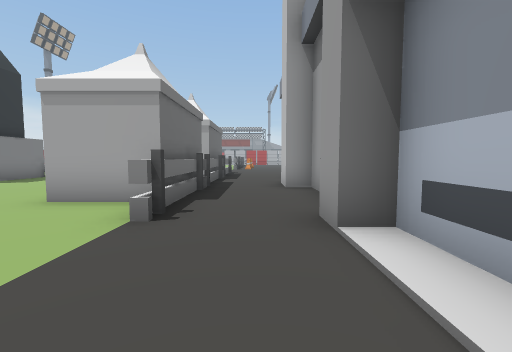
[1] (above)

24 first-person views from a walk through a Unity game level. The camera is 1.5 m above the floor, tilts 4° down and sees 90° across. The floor is counted in squares, 2 m on a side. Each view is taken from the middle of a square. On the plan, view 1 faces up. The plan holds only what a view shows up to about 9 squares ahead; the rest is blank. The place goes on beyond the plan.

[2]
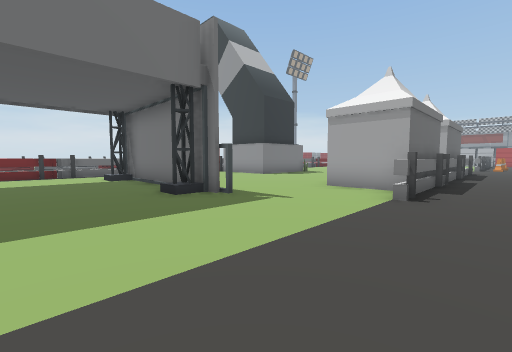

[3]
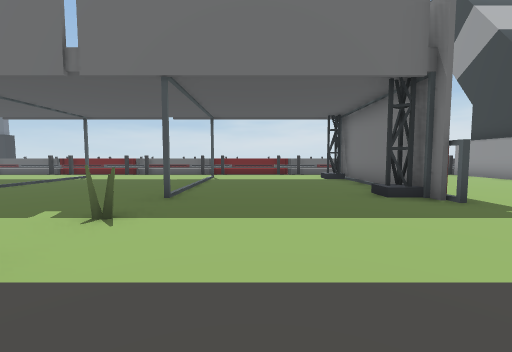

[4]
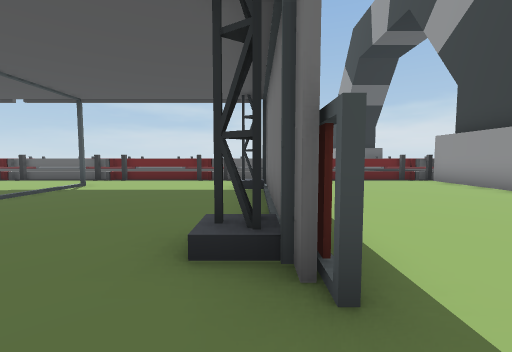

[5]
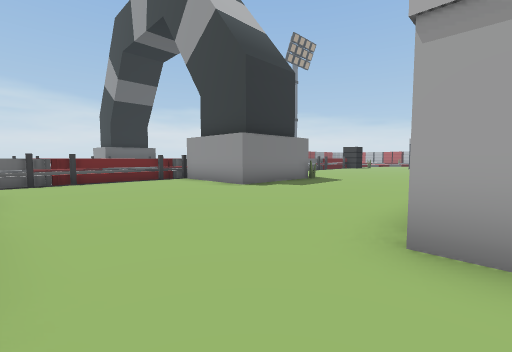

[6]
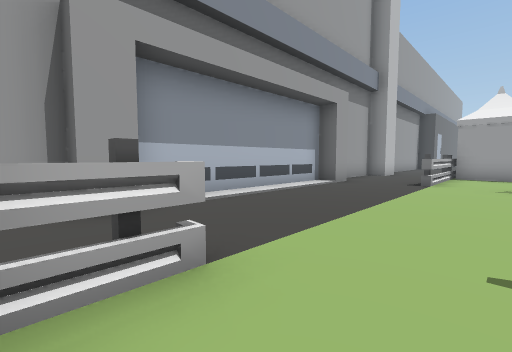

[7]
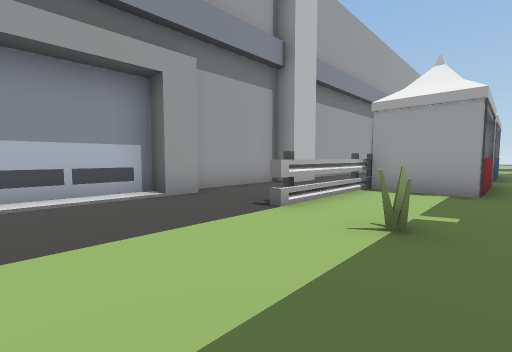

[8]
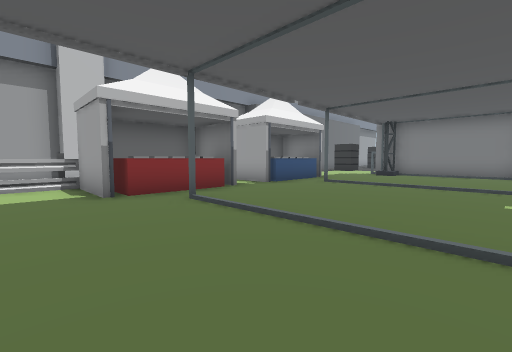

[9]
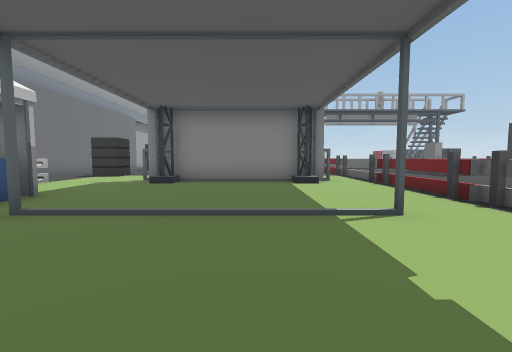

[10]
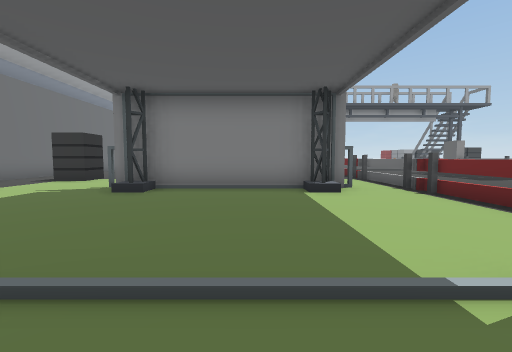

[11]
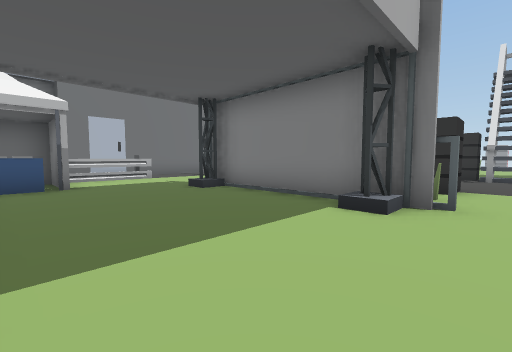

[12]
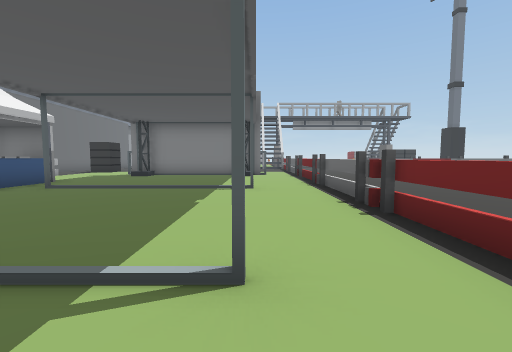

[13]
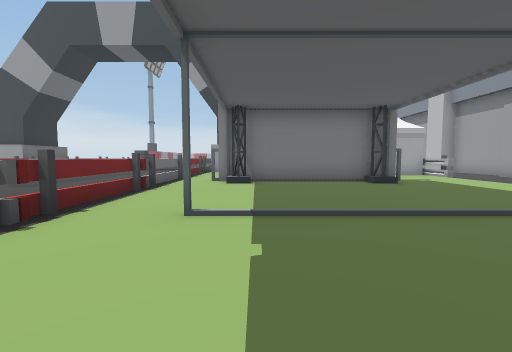

[14]
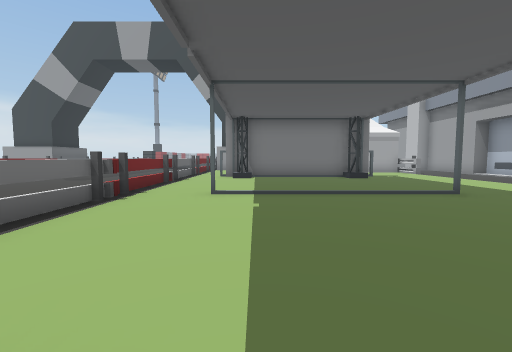

[15]
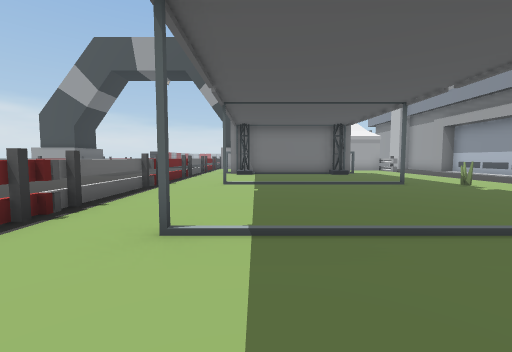

[16]
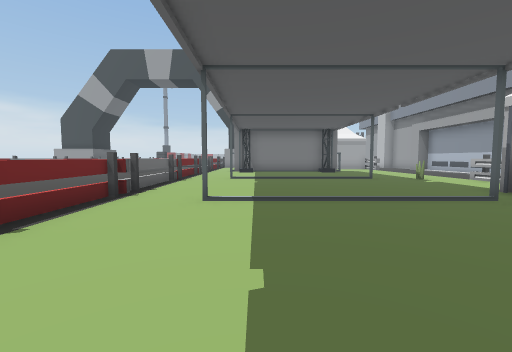

[17]
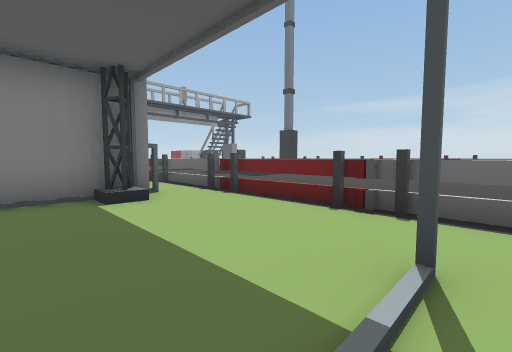

[18]
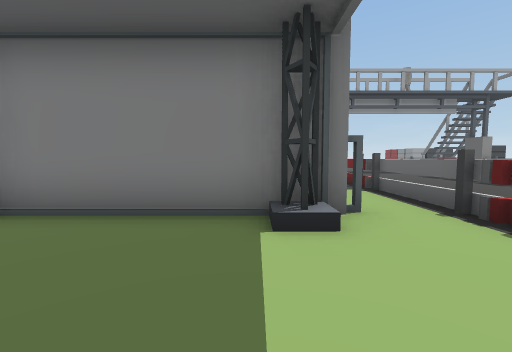

[19]
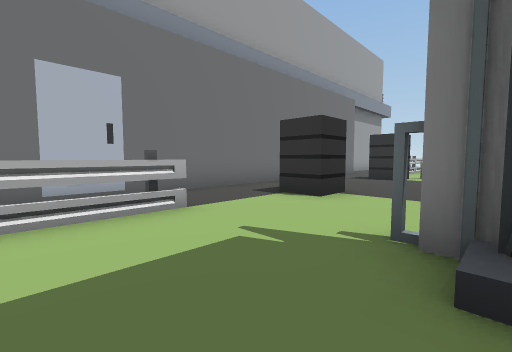

[20]
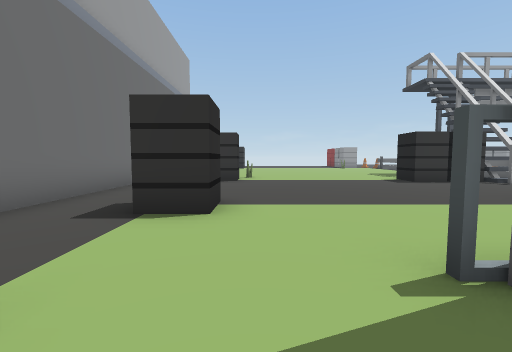

[21]
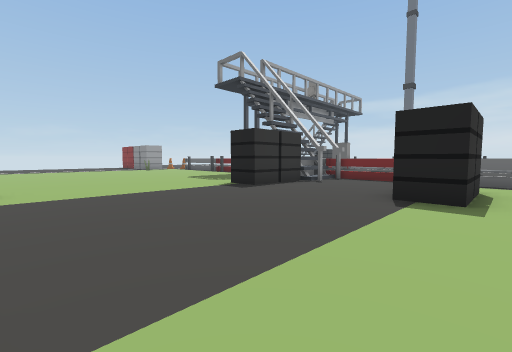

[22]
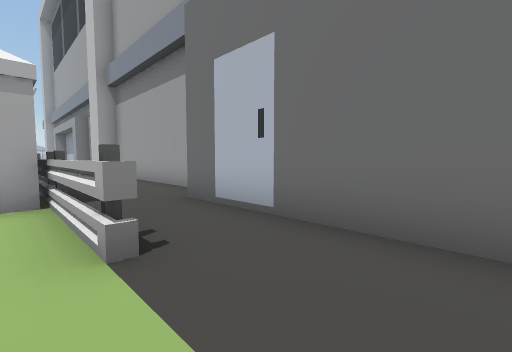

[23]
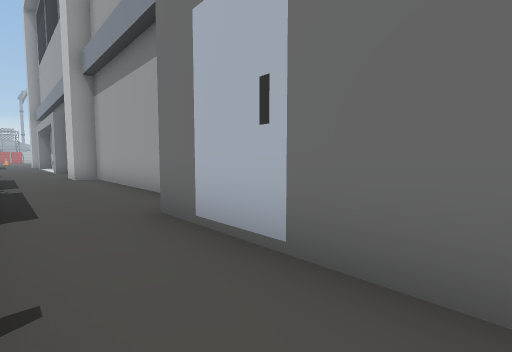

[24]
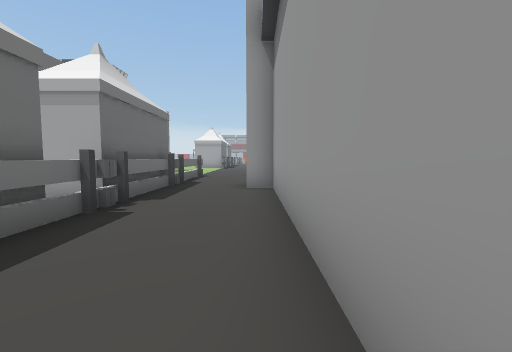

### Floor plan
Key: @ floor where view 1 was taken; # wall or solid block; . floor; ^ raised ledge; O other object.
Columns run from 18 left of view 1 to 2 right of it. Each row starts with its distance up from view 1.
  9          #.... O#..
  8          #..... #...
  7       ####..... O..##
  6       #........OO...#
  5       #........OO...#
  4       #.........##..#
  3       #..........#.##
  2    .. #.............#
  1   ... #.######......#
  0   ... #...........@.#
 -1   ... #.............#
 -2   ... #.............#
 -3   ... #.............#
 -4   ... #.#....#.O.#.##
 -5   ... #..........#..#
 -6   ... #..........#..#
 -7    .. #.........#...#
 -8       #........OO..##
 -9       #.#....#.OO...#
-10      .#........OO...#
-11     ..#.........#...#
-12    ...#........##...#
-13 ......#.#....#.OO...#
-14 ......#........OO...#
-15  .... #........##...#
-16  .... #..........#.##
-17   ... #..........#.#
-18   ..  #..###.#...#.#
-19   ... #.## ###.....#
-20   ... #.O..........#
-21   ... #.OOO.....O..#
-22   ... #............#
-23   ... #............#
-24    .. #............#
-25        ^OOO.....O

Where each view was taken, in squares from view 1:
view 1: 0 up, 0 right, facing up
view 2: 2 down, 0 right, facing up-left
view 3: 2 down, 0 right, facing left
view 4: 1 up, 3 left, facing left
view 5: 2 up, 3 left, facing up-left
view 6: 4 up, 3 left, facing down-right
view 7: 1 down, 4 left, facing down-right
view 8: 6 down, 9 left, facing down-right
view 9: 10 down, 8 left, facing down
view 10: 12 down, 8 left, facing down
view 11: 14 down, 11 left, facing down-right
view 12: 7 down, 10 left, facing down
view 13: 7 down, 9 left, facing up
view 14: 9 down, 9 left, facing up
view 15: 11 down, 9 left, facing up
view 16: 13 down, 9 left, facing up
view 17: 13 down, 8 left, facing down-left
view 18: 15 down, 9 left, facing down
view 19: 16 down, 5 left, facing down-right
view 20: 17 down, 3 left, facing down
view 21: 20 down, 3 left, facing down-left
view 22: 20 down, 2 left, facing up-right
view 23: 19 down, 1 left, facing up-right
view 24: 15 down, 1 right, facing up
